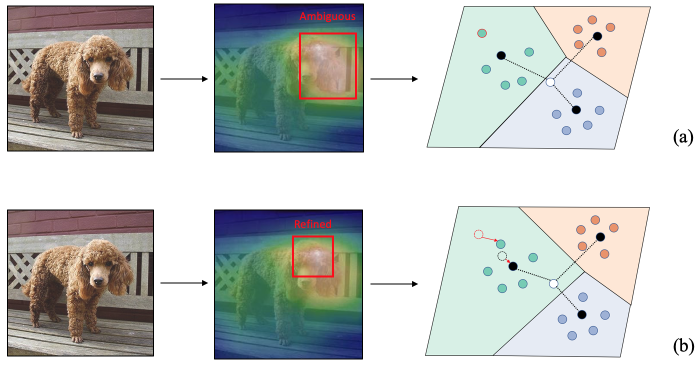
#> input picture images/illustration.png, 1396 x 778 px (shown at 1/2 size); its folder holds 4 pictures in this run
$ python Dataset_Preprocess.py
#> lines starting #> are read from the running program, lines starting #| are printed output that depends on the picture
# Author : Bryce Xu
# Time : 2019/12/17
# Function:

from __future__ import print_function
import csv
import glob
import os

from PIL import Image

path_to_images = '/mnt/datadev_2/std/mini-imagenet/images/'

all_images = glob.glob(path_to_images + '*')

# Resize images
for i, image_file in enumerate(all_images):
    im = Image.open(image_file)
#> im is the input picture: PIL image 1396x778 RGBA; mean R, G, B, A 198.8, 201.4, 198.2, 255
    im = im.resize((84, 84), resample=Image.LANCZOS)
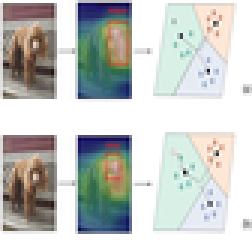
#> im: PIL image 84x84 RGBA (shown 3 times larger); mean R, G, B, A 198.2, 200.8, 197.7, 255
    im.save(image_file)
    if i % 500 == 0:
        print(i)
#> pass 2 of the loop `for i, image_file in enumerate(all_images):`:
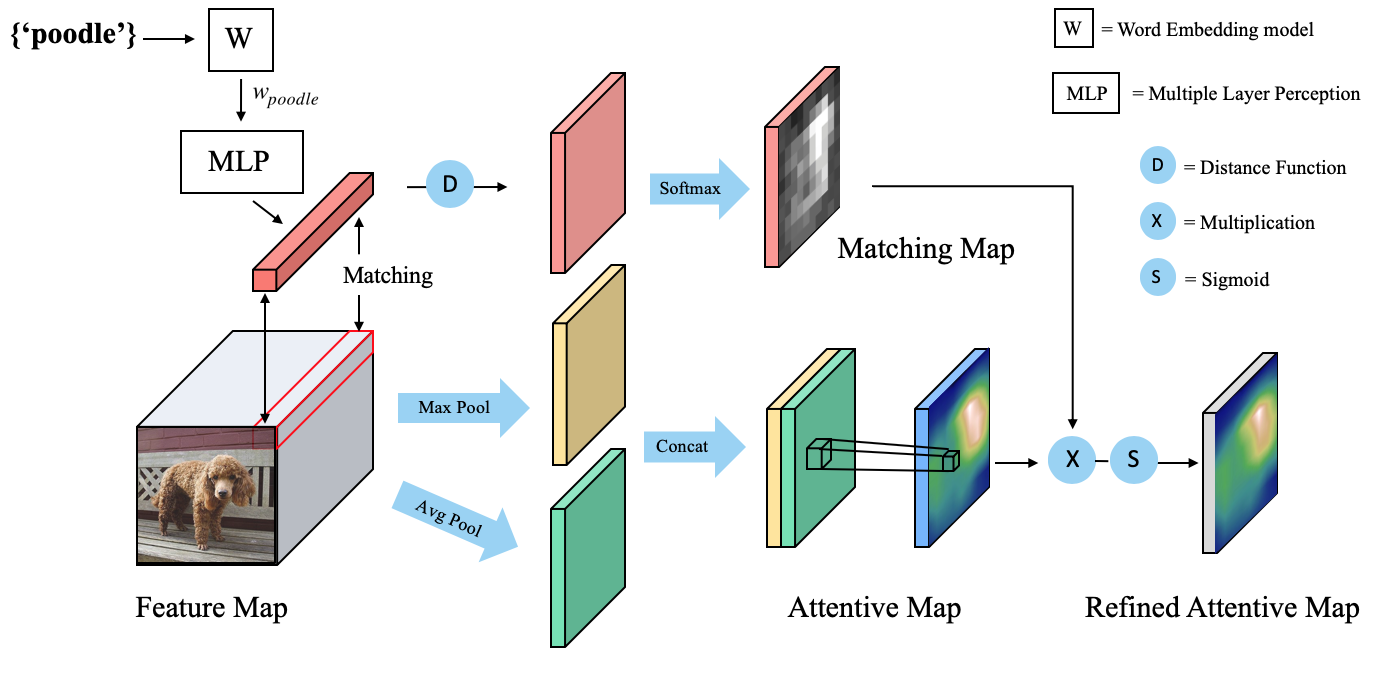
#> input picture images/saam.png, 1376 x 674 px
#> im is the input picture: PIL image 1376x674 RGBA; mean R, G, B, A 231.8, 233.6, 232.8, 255
#> `im = im.resize((84, 84), resample=Image.LANCZOS)`:
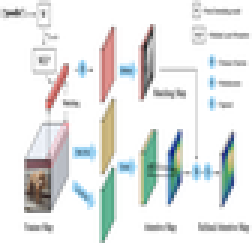
#> im: PIL image 84x84 RGBA (shown 3 times larger); mean R, G, B, A 231, 232.8, 232, 255
#> pass 3 of the loop `for i, image_file in enumerate(all_images):`:
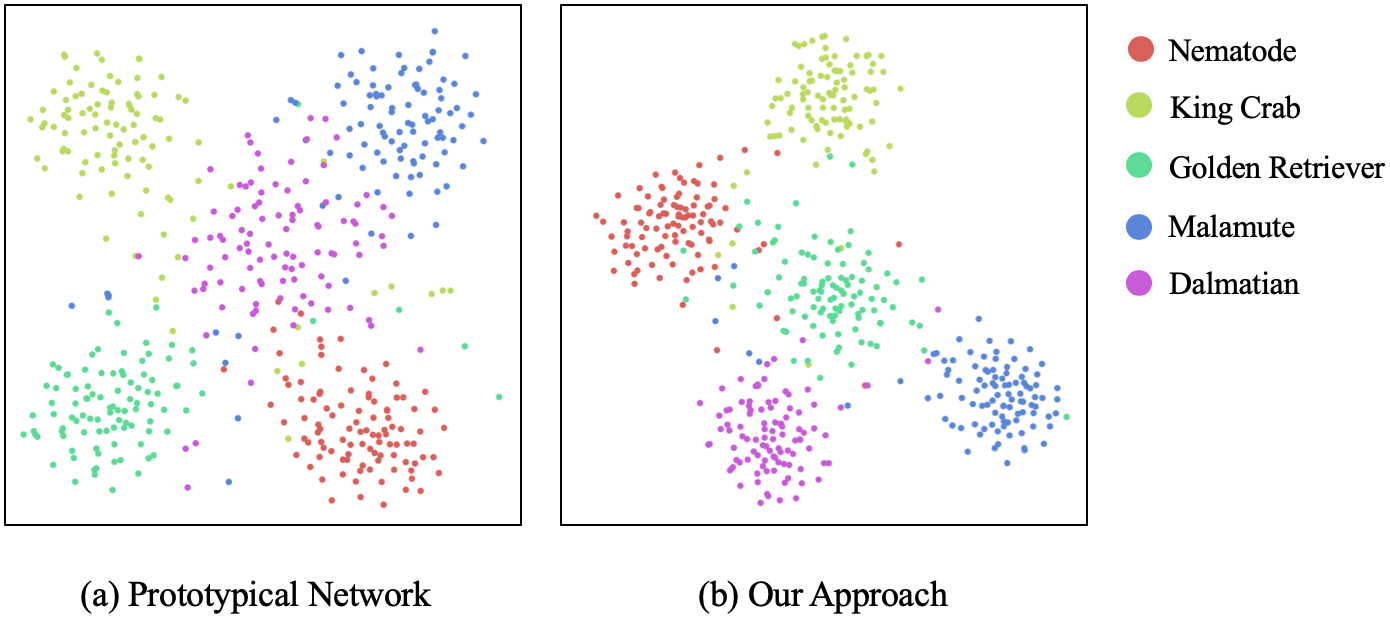
#> input picture images/tsne.png, 1390 x 620 px
#> im is the input picture: PIL image 1390x620 RGBA; mean R, G, B, A 245.8, 245.6, 245.7, 255
#> `im = im.resize((84, 84), resample=Image.LANCZOS)`:
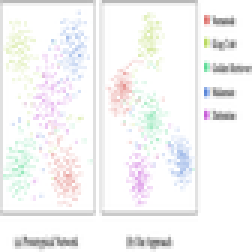
#> im: PIL image 84x84 RGBA (shown 3 times larger); mean R, G, B, A 245, 244.7, 244.8, 255
#> the loop made 4 passes; the first 3 are shown

# Put in correct directory
for datatype in ['train', 'val', 'test']:
    os.system('mkdir ' + datatype)

#> (the run stopped early here; a loop or call above may not have finished)
